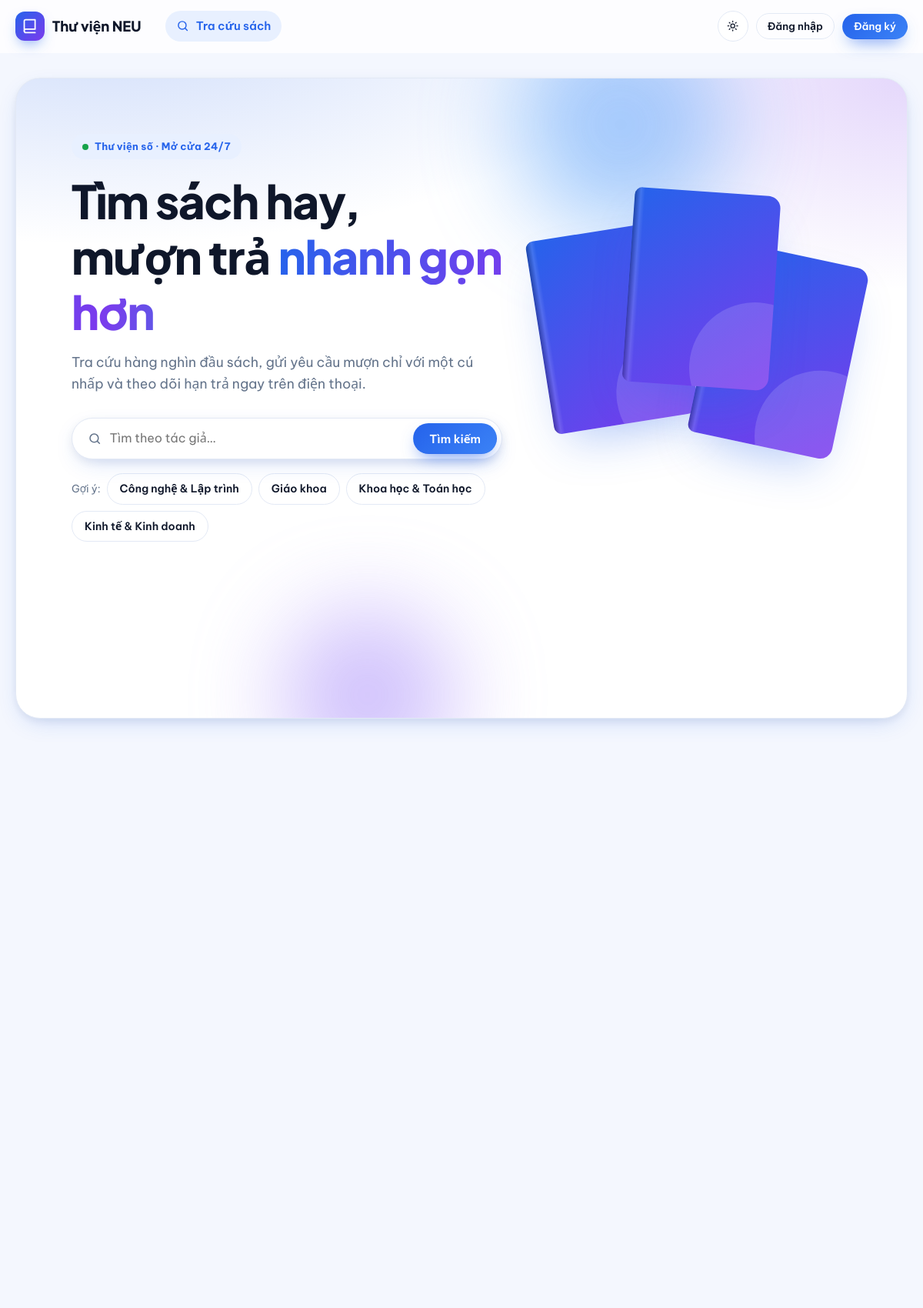
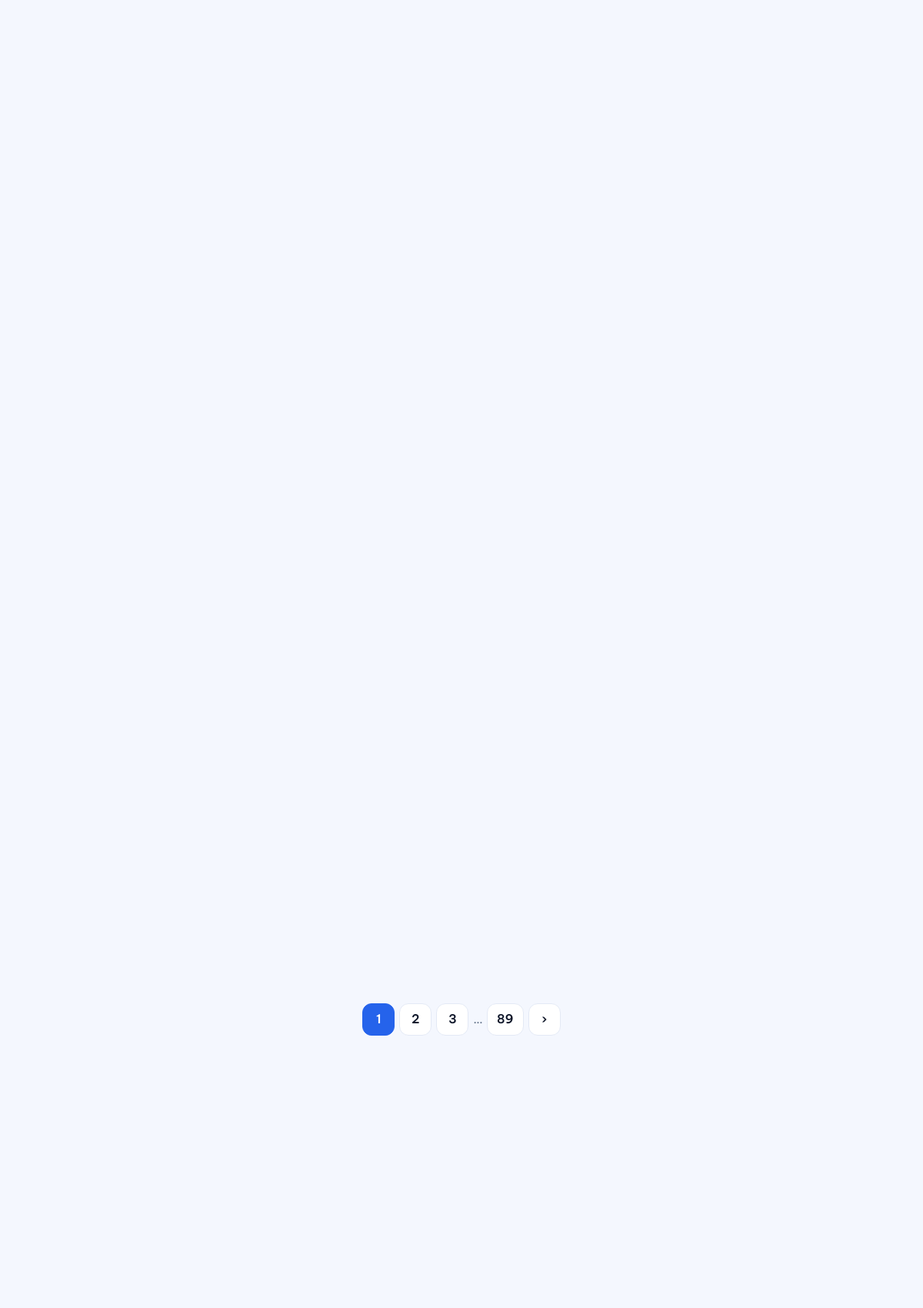
The page / (upper part) on the database its author committed (2 pictures, top to bottom).
### app/models.py (models this page shows, shortened)
class Category(db.Model):
    id = db.Column(db.Integer, primary_key=True)
    name = db.Column(db.String(80), unique=True, nullable=False)
    books = db.relationship("Book", back_populates="category")

class Book(db.Model):
    id = db.Column(db.Integer, primary_key=True)
    title = db.Column(db.String(200), nullable=False, index=True)
    author = db.Column(db.String(120), nullable=False)
    isbn = db.Column(db.String(20))
    publisher = db.Column(db.String(120))
    year = db.Column(db.Integer)
    description = db.Column(db.Text)
    cover_url = db.Column(db.String(500))          # URL ảnh bìa
    location = db.Column(db.String(20))            # Vị trí kệ, vd: "Tủ 03 - Ngăn 07"
    total_copies = db.Column(db.Integer, nullable=False, default=1)
    available_copies = db.Column(db.Integer, nullable=False, default=1)
    category_id = db.Column(db.Integer, db.ForeignKey("category.id"))
    category = db.relationship("Category", back_populates="books")
    loans = db.relationship("Loan", back_populates="book")

### app/blueprints/main.py (the view)
@bp.route("/")
def index():
    page = request.args.get("page", 1, type=int)
    pagination = book_service.search_books(
        q=request.args.get("q", "").strip(),
        category_id=request.args.get("category", type=int),
        only_available=request.args.get("available") == "1",
        page=page, per_page=current_app.config["PER_PAGE"])
    return render_template("index.html", pagination=pagination,
                           categories=Category.query.order_by(Category.name).all(),
                           stats=book_service.public_stats())

### app/services/book_service.py (called while the page is built)
def search_books(q="", category_id=None, only_available=False, page=1, per_page=9):
    query = Book.query
    if q:
        like = f"%{q}%"
        query = query.filter(db.or_(Book.title.ilike(like), Book.author.ilike(like),
                                    Book.isbn.ilike(like)))
    if category_id:
        query = query.filter(Book.category_id == category_id)
    if only_available:
        query = query.filter(Book.available_copies > 0)
    return query.order_by(Book.title).paginate(page=page, per_page=per_page, error_out=False)

def public_stats():
    return {
        "titles": Book.query.count(),
        "copies": db.session.query(func.coalesce(func.sum(Book.total_copies), 0)).scalar(),
        "readers": User.query.filter_by(role="reader").count(),
        "categories": Category.query.count(),
    }

### app/templates/index.html (shortened to what this page needs)
{% extends "base.html" %}
{% from "macros.html" import csrf, icon, cover, meter, pager, empty %}
{% block content %}
{% set filtering = request.args.q or request.args.category or request.args.available %}
{% set fq = request.args.get('q') or None %}{% set fc = request.args.get('category') or None %}{% set fa = request.args.get('available') or None %}
{% set params = {'q': fq, 'category': fc, 'available': fa} %}
<section class="hero {{ 'slim' if filtering }}">
  <div class="blob b1"></div><div class="blob b2"></div>
  <div class="hero-grid">
    <div>
      <span class="eyebrow"><span class="dot"></span> Thư viện số · Mở cửa 24/7</span>
      {% if filtering %}
        <h1>Kết quả tìm kiếm <span class="gradient-text">{{ pagination.total }} đầu sách</span></h1>
      {% else %}
        <h1>Tìm sách hay,<br>mượn trả <span class="gradient-text">nhanh gọn hơn</span></h1>
        <p class="lead">Tra cứu hàng nghìn đầu sách, gửi yêu cầu mượn chỉ với một cú nhấp và theo dõi hạn trả ngay trên điện thoại.</p>
      {% endif %}
      <div class="search-box" data-live-search>
        <form method="get" action="{{ url_for('main.index') }}" autocomplete="off">
          <span class="muted">{{ icon('search') }}</span>
          <input type="search" name="q" value="{{ request.args.q or '' }}" placeholder="Tìm theo tên sách, tác giả, ISBN…" aria-label="Tìm kiếm sách">
          <button class="btn btn-primary">Tìm kiếm</button>
        </form>
      </div>
      {% if not filtering %}
      <div class="hero-tags">
        <span class="muted small" style="align-self:center">Gợi ý:</span>
        {% for c in categories[:4] %}<a class="chip" href="{{ url_for('main.index', category=c.id) }}">{{ c.name }}</a>{% endfor %}
      </div>
      {% endif %}
    </div>
    {% if not filtering %}
    <div class="hero-art" aria-hidden="true">
      {% for b in pagination.items[:3] %}{{ cover(b) }}{% endfor %}
    </div>
    {% endif %}
  </div>
  {% if not filtering %}
  <div class="stats-strip" data-stagger>
  </div>
  {% endif %}
</section>
<section id="books">
    {% set on = request.args.available == '1' %}
  {% if pagination.items %}
  <div class="book-grid" data-stagger>
  </div>
  {{ pager(pagination, 'main.index', params) }}
  {% else %}
  <div class="card">{{ empty('🔍', 'Không tìm thấy sách phù hợp', 'Thử từ khoá khác hoặc bỏ bớt bộ lọc.') }}</div>
  {% endif %}
</section>
{% if not filtering %}
<section class="mt-4" style="margin-top:72px">
  <div class="steps" data-stagger>
  </div>
</section>
{% endif %}
{% endblock %}

### app/templates/macros.html (shortened to what this page needs)
{% macro icon(name) %}<svg class="icon" viewBox="0 0 24 24" aria-hidden="true">{{ _icons[name]|safe }}</svg>{% endmacro %}
{% macro cover(book, cls='') %}
{% if book.cover_url %}
<div class="cover cover-img {{ cls }}">
</div>
{% else %}
<div class="cover c{{ (book.category_id or 0) % 6 }} {{ cls }}"><div class="cover-in">
  <span class="cover-cat">{{ book.category.name if book.category else 'Sách' }}</span>
  <span class="cover-title">{{ book.title }}</span>
  <span class="cover-author">{{ book.author }}</span>
</div></div>
{% endif %}
{% endmacro %}
{% macro pager(pagination, endpoint, params={}) %}
{% if pagination.pages > 1 %}
<nav class="pager" aria-label="Phân trang">
  {% for p in pagination.iter_pages(left_edge=1, right_edge=1, left_current=1, right_current=2) %}
    {% if p %}<a class="pager-btn {{ 'active' if p == pagination.page }}" href="{{ url_for(endpoint, page=p, **params) }}">{{ p }}</a>
    {% else %}<span class="pager-gap">…</span>{% endif %}
  {% endfor %}
  {% if pagination.has_next %}<a class="pager-btn" href="{{ url_for(endpoint, page=pagination.next_num, **params) }}" aria-label="Trang sau">›</a>{% endif %}
</nav>
{% endif %}
{% endmacro %}

### rows shown on the page
Category: name "Công nghệ & Lập trình"
Category: name "Giáo khoa"
Category: name "Khoa học & Toán học"
Category: name "Kinh tế & Kinh doanh"

### other values the page prints
{{ p }} "1" "2" "3" "89"
